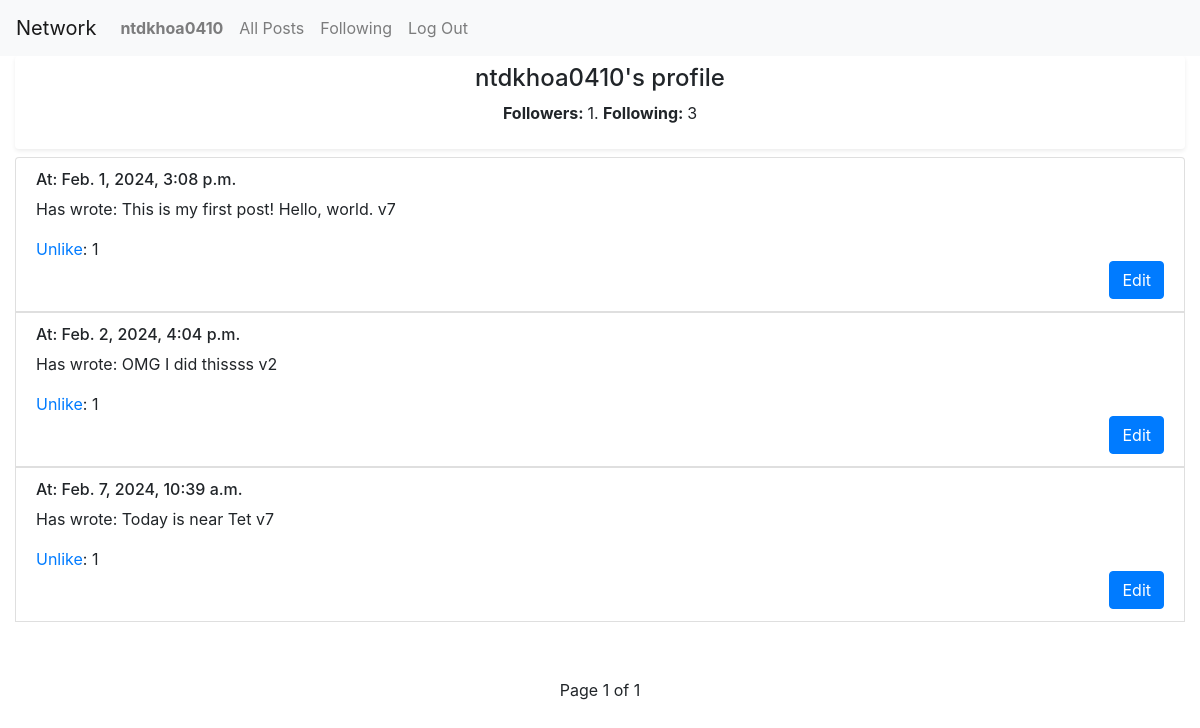
/profile/2 (signed in), run on the app's committed database.
### network/models.py (models this page shows, shortened)
class User(AbstractUser):
    pass

class Post(models.Model):
    content = models.TextField(blank=False)
    author = models.ForeignKey("User", on_delete=models.CASCADE, related_name="author")
    timestamp = models.DateTimeField(auto_now_add=True)
    likers = models.ManyToManyField("User", related_name="liked_posts", blank=True)

### network/views.py (the view)
# urls.py: path("profile/<int:user_id>", views.profile, name="profile"),
def profile(request, user_id):
    userProfile = User.objects.get(pk=user_id)
    allPosts = Post.objects.filter(author=userProfile).order_by("-timestamp").reverse()
    paginator = Paginator(allPosts, 3)
    page_number = request.GET.get('page')
    page_obj = paginator.get_page(page_number)
    followings = Following_System.objects.get(user=userProfile)
    followers = userProfile.following.all()
    if not followings:
        following_count = 0
    else:
        following_count = followings.following.all().count()
    followers_count = followers.count
    try:
        currentUser = User.objects.get(pk=request.user.id)
        currentUser_followings = Following_System.objects.get(user=currentUser)
        if currentUser_followings.following.filter(pk=user_id):
            isFollowing = True
        else:
            isFollowing = False
    except:
        isFollowing = False
    post_likers_ids = {post.id: list(post.likers.values_list('id', flat=True)) for post in allPosts}
    return render(request, "network/profile.html",{
        "allPosts": allPosts,
        "page_obj": page_obj,
        "userProfile" : userProfile,
        "following_count" : following_count,
        "followers_count" : followers_count,
        "isFollowing" : isFollowing,
        "post_likers_ids" : post_likers_ids
    })

### network/views.py (called while the page is built)
@register.filter
def get_item(dictionary, key):
    return dictionary.get(key)

### network/templates/network/profile.html (shortened to what this page needs)
{% extends "network/layout.html" %}
{% load static %}
{% block body %}
    <div class=" text-center shadow-primary shadow-intensity-lg shadow-sm p-2 mb-2 bg-body rounded">
        <h4>{{userProfile.username}}'s profile</h4>
        <p><strong>Followers: </strong>{{followers_count}}. <strong>Following: </strong>{{following_count}}</p>
    </div>
    <div>
        {% for post in allPosts %}
        <div class="list-group-item">
            <h6>At: {{post.timestamp}}</h6>
            <p id="content_of_post_{{post.id}}"> Has wrote: {{post.content}}</p>
            {% with post_id=post.id %}
                {% if user.id in post_likers_ids|get_item:post_id %}
                    {% with likes_num=post_likers_ids|get_item:post_id|length %}
                        <p id="like_no_of_post_{{post.id}}" class="likes"><a id="like_manager_{{post.id}}" href="javascript:void(0)" onclick="likeUpdater({{post.id}},{{user.id}},true,{{likes_num}})">Unlike</a>: {{likes_num}}</p>
                    {% endwith %}
                {% else %}
                    {% with likes_num=post_likers_ids|get_item:post_id|length %}
                        <p id="like_no_of_post_{{post.id}}" class="likes"><a id="like_manager_{{post.id}}" href="javascript:void(0)" onclick="likeUpdater({{post.id}},{{user.id}},false,{{likes_num}})">Like</a>: {{likes_num}}</p>
                    {% endwith %}
                {% endif %}
            {% endwith %}
            {% if user == userProfile %}
                <button type="button" class="btn btn-primary edit_button" data-toggle="modal" data-target="#editPost_{{post.id}}">Edit</button>
            {% endif %}
        </div>
        {% endfor %}
    </div>
    <div id="toggle" class="d-flex align-items-center justify-content-center my-5">
        <nav>
            <ul class="pagination">
                <li class="page-item mx-3">
                    <p class="text-center mt-2"> Page {{page_obj.number}} of {{page_obj.paginator.num_pages}} </p>
                </li>
            </ul>
        </nav>
    </div>
{% endblock %}

### network/templates/network/layout.html (shortened to what this page needs)
{% load static %}
<!DOCTYPE html>
<html lang="en">
    <head>
        <link rel="stylesheet" href="https://stackpath.bootstrapcdn.com/bootstrap/4.4.1/css/bootstrap.min.css">
        <link href="{% static 'network/styles.css' %}" rel="stylesheet">
    </head>
    <body>
        <nav class="navbar navbar-expand-lg navbar-light bg-light">
            <a class="navbar-brand showallPosts" href="{% url 'index' %}">Network</a>
            <div>
              <ul class="navbar-nav mr-auto">
                {% if user.is_authenticated %}
                    <li class="nav-item">
                        <a class="nav-link" href="{% url 'profile' user_id=user.id %}"><strong>{{ user.username }}</strong></a>
                    </li>
                {% endif %}
                <li class="nav-item">
                  <a class="nav-link showallPosts" href="{% url 'index' %}">All Posts</a>
                </li>
                {% if user.is_authenticated %}
                    <li class="nav-item">
                        <a class="nav-link" href="{% url 'following' %}">Following</a>
                    </li>
                    <li class="nav-item">
                        <a class="nav-link" href="{% url 'logout' %}">Log Out</a>
                    </li>
                {% endif %}
              </ul>
            </div>
          </nav>
        <div class="body container-fluid">
            {% block body %}
            {% endblock %}
        </div>
    </body>
</html>

### network/static/network/styles.css (style rules this page uses)
.edit_button { display: block; margin-left: auto; margin-right: 0; }
.likes { margin-bottom: 0; }

### data on the page
User: username "ntdkhoa0410"
Post: timestamp "Feb. 1, 2024, 3:08 p.m.", content "This is my first post! Hello, world. v7", id "1"
Post: timestamp "Feb. 2, 2024, 4:04 p.m.", content "OMG I did thissss v2", likes_num "1"
Post: timestamp "Feb. 7, 2024, 10:39 a.m.", content "Today is near Tet v7", likes_num "1"

### other printed values
{{ followers_count }} "1"
{{ following_count }} "3"
{{ page_obj.number }} "1"
{{ page_obj.paginator.num_pages }} "1"
